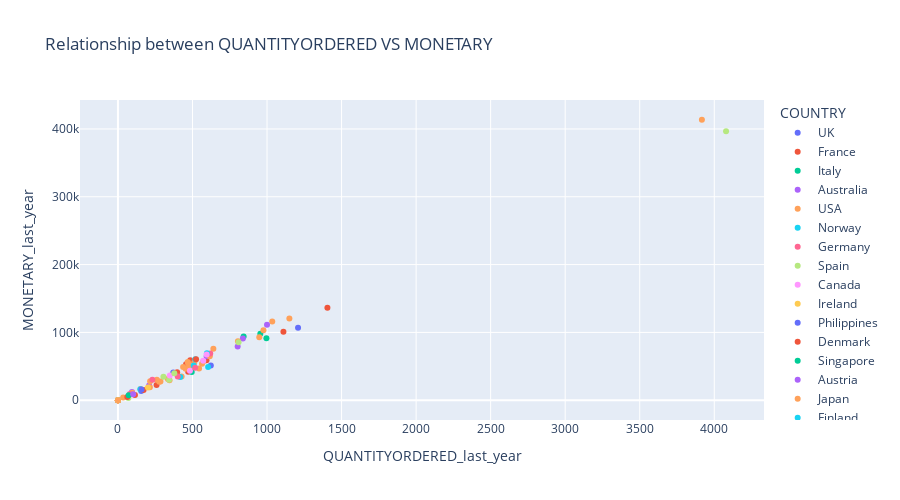

The code cell stored with this chart in its notebook:
### Markdown cell above
Let's check the relationship between the QUANTITYORDERED and Monetary

This code creates a scatter plot using the `px.scatter()` function from the Plotly Express library. The scatter plot visualizes the relationship between the quantity of items ordered and the monetary value of customer purchases, with each data point colored based on the country of the customer. The `data_frame` parameter specifies the DataFrame (`customer_df`) to use for the plot, while the `x` and `y` parameters specify which columns to use for the x-axis and y-axis, respectively (`QUANTITYORDERED_last_year` and `MONETARY_last_year`).

The `title` parameter is used to add a title to the plot. The `color` parameter is used to add color encoding to the plot based on the `COUNTRY` column in `customer_df`. The `height` parameter specifies the height of the plot in pixels.

The `fig.show()` function is used to display the plot.

This scatter plot can help identify trends or patterns in customer behavior related to the quantity and monetary value of purchases. For example, it may reveal that customers who have ordered a large quantity of items and have spent more money are more likely to be high-value customers who are more likely to make repeat purchases. By identifying these trends, businesses can develop targeted marketing strategies to better engage and retain customers. 

As can be seen in the following picture the features `QUANTITYORDERED_last_year` and `MONETARY_last_year` have a linear relationship. 

No pattern to the naked eye is observed with the country.

### Code cell
# Creating a scatter plot using the Plotly Express library
fig = px.scatter(
    data_frame=customer_df,
    x = "QUANTITYORDERED_last_year",
    y= "MONETARY_last_year",
    title = "Relationship between QUANTITYORDERED VS MONETARY",
    color = "COUNTRY",
    height=500
)
# Displaying the plot
fig.show()

### Figure 1 — Plotly figure (JSON) as saved in the notebook; plotly's stock layout.template omitted (floating-point values rounded to 4 significant figures)
{"data": [{"hovertemplate": "COUNTRY=UK<br>QUANTITYORDERED_last_year=%{x}<br>MONETARY_last_year=%{y}<extra></extra>", "legendgroup": "UK", "marker": {"color": "#636efa", "symbol": "circle"}, "mode": "markers", "name": "UK", "orientation": "v", "showlegend": true, "type": "scatter", "x": [1208, 0, 156, 371, 623], "xaxis": "x", "y": [106800.0, 0, 13740.0, 40800.0, 51330.0], "yaxis": "y"}, {"hovertemplate": "COUNTRY=France<br>QUANTITYORDERED_last_year=%{x}<br>MONETARY_last_year=%{y}<extra></extra>", "legendgroup": "France", "marker": {"color": "#EF553B", "symbol": "circle"}, "mode": "markers", "name": "France", "orientation": "v", "showlegend": true, "type": "scatter", "x": [172, 114, 594, 471, 0, 485, 1405, 457, 259, 397, 1110, 0], "xaxis": "x", "y": [15140.0, 7620.0, 59070.0, 42000.0, 0, 58990.0, 136300.0, 52950.0, 22450.0, 41100.0, 100900.0, 0], "yaxis": "y"}, {"hovertemplate": "COUNTRY=Italy<br>QUANTITYORDERED_last_year=%{x}<br>MONETARY_last_year=%{y}<extra></extra>", "legendgroup": "Italy", "marker": {"color": "#00cc96", "symbol": "circle"}, "mode": "markers", "name": "Italy", "orientation": "v", "showlegend": true, "type": "scatter", "x": [843, 955, 495], "xaxis": "x", "y": [94120.0, 97930.0, 41700.0], "yaxis": "y"}, {"hovertemplate": "COUNTRY=Australia<br>QUANTITYORDERED_last_year=%{x}<br>MONETARY_last_year=%{y}<extra></extra>", "legendgroup": "Australia", "marker": {"color": "#ab63fa", "symbol": "circle"}, "mode": "markers", "name": "Australia", "orientation": "v", "showlegend": true, "type": "scatter", "x": [595, 94, 838, 209, 803], "xaxis": "x", "y": [65010.0, 12330.0, 91222, 21730.0, 79200.0], "yaxis": "y"}, {"hovertemplate": "COUNTRY=USA<br>QUANTITYORDERED_last_year=%{x}<br>MONETARY_last_year=%{y}<extra></extra>", "legendgroup": "USA", "marker": {"color": "#FFA15A", "symbol": "circle"}, "mode": "markers", "name": "USA", "orientation": "v", "showlegend": true, "type": "scatter", "x": [214, 35, 0, 277, 285, 0, 454, 471, 1035, 0, 805, 640, 346, 427, 948, 976, 0, 335, 544, 96, 3917, 261, 437, 616, 512, 572, 0, 481, 0, 152, 216, 564, 0, 468, 0], "xaxis": "x", "y": [19200.0, 3987.0, 0, 27450.0, 27730.0, 0, 46590.0, 54200.0, 116000.0, 0, 87060.0, 75780.0, 29340.0, 34890.0, 92930.0, 103100.0, 0, 31450.0, 46870.0, 11020.0, 413500.0, 30350.0, 49000.0, 64960.0, 55570.0, 57200.0, 0, 48900.0, 0, 16450.0, 27990.0, 53650.0, 0, 56370.0, 0], "yaxis": "y"}, {"hovertemplate": "COUNTRY=Norway<br>QUANTITYORDERED_last_year=%{x}<br>MONETARY_last_year=%{y}<extra></extra>", "legendgroup": "Norway", "marker": {"color": "#19d3f3", "symbol": "circle"}, "mode": "markers", "name": "Norway", "orientation": "v", "showlegend": true, "type": "scatter", "x": [519, 150, 418], "xaxis": "x", "y": [60420.0, 16360.0, 34150.0], "yaxis": "y"}, {"hovertemplate": "COUNTRY=Germany<br>QUANTITYORDERED_last_year=%{x}<br>MONETARY_last_year=%{y}<extra></extra>", "legendgroup": "Germany", "marker": {"color": "#FF6692", "symbol": "circle"}, "mode": "markers", "name": "Germany", "orientation": "v", "showlegend": true, "type": "scatter", "x": [401, 80, 619], "xaxis": "x", "y": [34990.0, 9215.0, 68940.0], "yaxis": "y"}, {"hovertemplate": "COUNTRY=Spain<br>QUANTITYORDERED_last_year=%{x}<br>MONETARY_last_year=%{y}<extra></extra>", "legendgroup": "Spain", "marker": {"color": "#B6E880", "symbol": "circle"}, "mode": "markers", "name": "Spain", "orientation": "v", "showlegend": true, "type": "scatter", "x": [0, 305, 343, 4079, 70], "xaxis": "x", "y": [0, 34550.0, 30180.0, 396500.0, 3221.0], "yaxis": "y"}, {"hovertemplate": "COUNTRY=Canada<br>QUANTITYORDERED_last_year=%{x}<br>MONETARY_last_year=%{y}<extra></extra>", "legendgroup": "Canada", "marker": {"color": "#FF97FF", "symbol": "circle"}, "mode": "markers", "name": "Canada", "orientation": "v", "showlegend": true, "type": "scatter", "x": [348, 572, 483], "xaxis": "x", "y": [36580.0, 58260.0, 43330.0], "yaxis": "y"}, {"hovertemplate": "COUNTRY=Ireland<br>QUANTITYORDERED_last_year=%{x}<br>MONETARY_last_year=%{y}<extra></extra>", "legendgroup": "Ireland", "marker": {"color": "#FECB52", "symbol": "circle"}, "mode": "markers", "name": "Ireland", "orientation": "v", "showlegend": true, "type": "scatter", "x": [201], "xaxis": "x", "y": [18970.0], "yaxis": "y"}, {"hovertemplate": "COUNTRY=Philippines<br>QUANTITYORDERED_last_year=%{x}<br>MONETARY_last_year=%{y}<extra></extra>", "legendgroup": "Philippines", "marker": {"color": "#636efa", "symbol": "circle"}, "mode": "markers", "name": "Philippines", "orientation": "v", "showlegend": true, "type": "scatter", "x": [158], "xaxis": "x", "y": [15930.0], "yaxis": "y"}, {"hovertemplate": "COUNTRY=Denmark<br>QUANTITYORDERED_last_year=%{x}<br>MONETARY_last_year=%{y}<extra></extra>", "legendgroup": "Denmark", "marker": {"color": "#EF553B", "symbol": "circle"}, "mode": "markers", "name": "Denmark", "orientation": "v", "showlegend": true, "type": "scatter", "x": [63, 524], "xaxis": "x", "y": [4749.0, 60270.0], "yaxis": "y"}, {"hovertemplate": "COUNTRY=Singapore<br>QUANTITYORDERED_last_year=%{x}<br>MONETARY_last_year=%{y}<extra></extra>", "legendgroup": "Singapore", "marker": {"color": "#00cc96", "symbol": "circle"}, "mode": "markers", "name": "Singapore", "orientation": "v", "showlegend": true, "type": "scatter", "x": [72, 996], "xaxis": "x", "y": [7303.0, 91280.0], "yaxis": "y"}, {"hovertemplate": "COUNTRY=Austria<br>QUANTITYORDERED_last_year=%{x}<br>MONETARY_last_year=%{y}<extra></extra>", "legendgroup": "Austria", "marker": {"color": "#ab63fa", "symbol": "circle"}, "mode": "markers", "name": "Austria", "orientation": "v", "showlegend": true, "type": "scatter", "x": [102, 1000], "xaxis": "x", "y": [8775.0, 111200.0], "yaxis": "y"}, {"hovertemplate": "COUNTRY=Japan<br>QUANTITYORDERED_last_year=%{x}<br>MONETARY_last_year=%{y}<extra></extra>", "legendgroup": "Japan", "marker": {"color": "#FFA15A", "symbol": "circle"}, "mode": "markers", "name": "Japan", "orientation": "v", "showlegend": true, "type": "scatter", "x": [0, 1150], "xaxis": "x", "y": [0, 120600.0], "yaxis": "y"}, {"hovertemplate": "COUNTRY=Finland<br>QUANTITYORDERED_last_year=%{x}<br>MONETARY_last_year=%{y}<extra></extra>", "legendgroup": "Finland", "marker": {"color": "#19d3f3", "symbol": "circle"}, "mode": "markers", "name": "Finland", "orientation": "v", "showlegend": true, "type": "scatter", "x": [605, 508, 597], "xaxis": "x", "y": [49060.0, 51370.0, 69170.0], "yaxis": "y"}, {"hovertemplate": "COUNTRY=Belgium<br>QUANTITYORDERED_last_year=%{x}<br>MONETARY_last_year=%{y}<extra></extra>", "legendgroup": "Belgium", "marker": {"color": "#FF6692", "symbol": "circle"}, "mode": "markers", "name": "Belgium", "orientation": "v", "showlegend": true, "type": "scatter", "x": [518, 231], "xaxis": "x", "y": [47760.0, 30090.0], "yaxis": "y"}, {"hovertemplate": "COUNTRY=Sweden<br>QUANTITYORDERED_last_year=%{x}<br>MONETARY_last_year=%{y}<extra></extra>", "legendgroup": "Sweden", "marker": {"color": "#B6E880", "symbol": "circle"}, "mode": "markers", "name": "Sweden", "orientation": "v", "showlegend": true, "type": "scatter", "x": [809, 378], "xaxis": "x", "y": [85550.0, 39750.0], "yaxis": "y"}, {"hovertemplate": "COUNTRY=Switzerland<br>QUANTITYORDERED_last_year=%{x}<br>MONETARY_last_year=%{y}<extra></extra>", "legendgroup": "Switzerland", "marker": {"color": "#FF97FF", "symbol": "circle"}, "mode": "markers", "name": "Switzerland", "orientation": "v", "showlegend": true, "type": "scatter", "x": [595], "xaxis": "x", "y": [67280.0], "yaxis": "y"}], "layout": {"height": 500, "legend": {"title": {"text": "COUNTRY"}, "tracegroupgap": 0}, "title": {"text": "Relationship between QUANTITYORDERED VS MONETARY"}, "xaxis": {"anchor": "y", "domain": [0, 1], "title": {"text": "QUANTITYORDERED_last_year"}}, "yaxis": {"anchor": "x", "domain": [0, 1], "title": {"text": "MONETARY_last_year"}}}}
